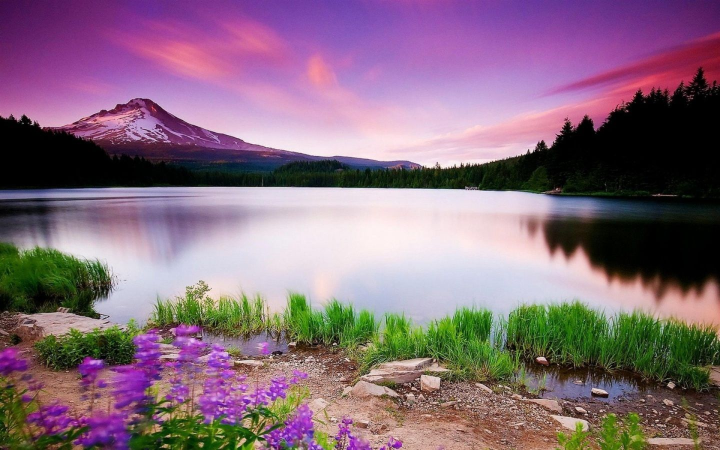
#> input picture h.jpg, 1440 x 900 px, found by its file name (shown at 1/2 size)
$ python sketch.py
#> lines starting #> are read from the running program, lines starting #| are printed output that depends on the picture; after the words box and inside, x2 and y2 are one past the last pixel; in counts of white or black regions, pixels touching at a corner belong together
import cv2
x =2
y= 7
img= cv2.imread("sketch/h.jpg")
#> img is the input picture: shape (900, 1440, 3); mean B, G, R 123.5, 107.2, 133.8
cv2.imshow("cartoon", img)
cv2.waitKey(0)
img_org = img
for i in range(x):
    img_color = cv2.pyrDown(img_org)
#> this loop made 2 passes
#> pass 1, `img_color = cv2.pyrDown(img_org)`:
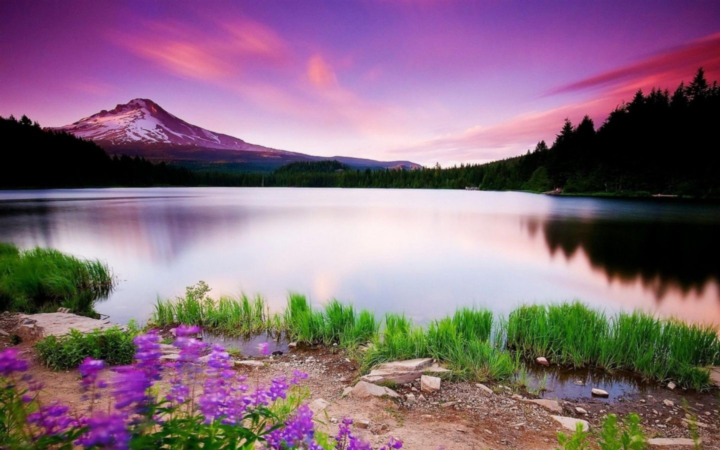
#> img_color: shape (450, 720, 3); mean B, G, R 123.5, 107.2, 133.8
for i in range(y):
    img_color = cv2.bilateralFilter(img_org, d=10,
                                    sigmaColor=9,
                                    sigmaSpace=7)
for i in range(x):
    img_color = cv2.pyrUp(img_org)
img_gray = cv2.cvtColor(img, cv2.COLOR_RGB2GRAY)
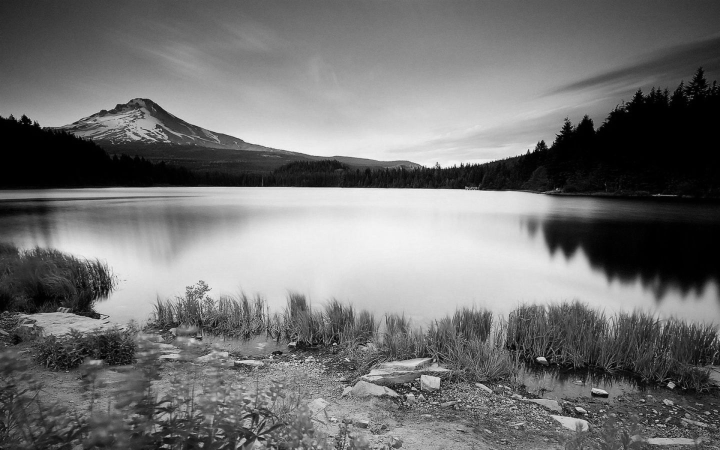
#> img_gray: shape (900, 1440) (shown at 1/2 size); min 0, max 253, mean 115.1
img_blur = cv2.medianBlur(img_gray, 7)
img_edge = cv2.adaptiveThreshold(img_blur, 255,
                                 cv2.ADAPTIVE_THRESH_MEAN_C,
                                 cv2.THRESH_BINARY,
                                 blockSize=9,
                                 C=2)
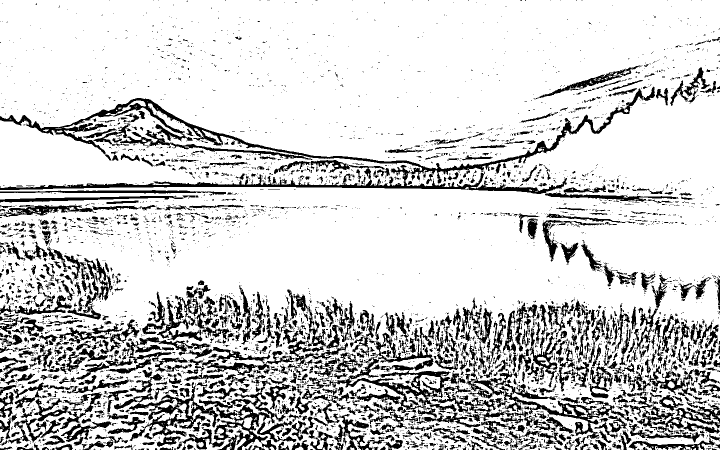
#> img_edge: shape (900, 1440) (shown at 1/2 size); 81.3% white; 4599 black regions (3693 under 20 px), largest, box (x1, y1, x2, y2) and area: (0, 173, 1310, 388) 24388, (650, 640, 1070, 855) 11890, (365, 773, 571, 900) 6421
img_edge = cv2.cvtColor(img_edge, cv2.COLOR_GRAY2RGB)
img_cartoon = cv2.bitwise_and(img_org, img_edge)
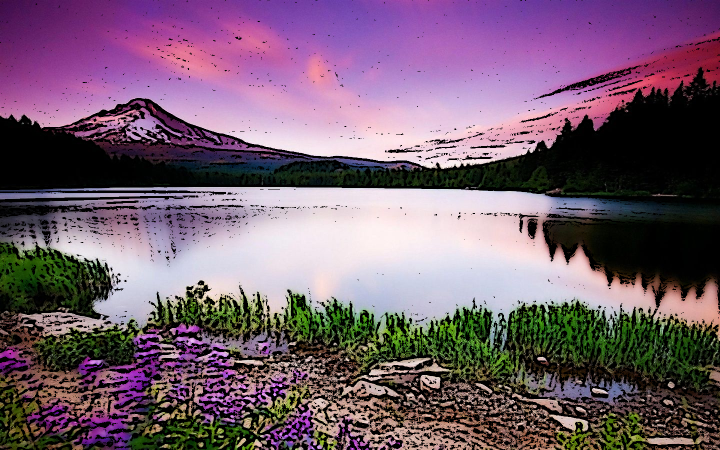
#> img_cartoon: shape (900, 1440, 3) (shown at 1/2 size); mean B, G, R 110.5, 92.6, 116.4
cv2.imshow("cartoon", img_cartoon)
cv2.waitKey(0)
